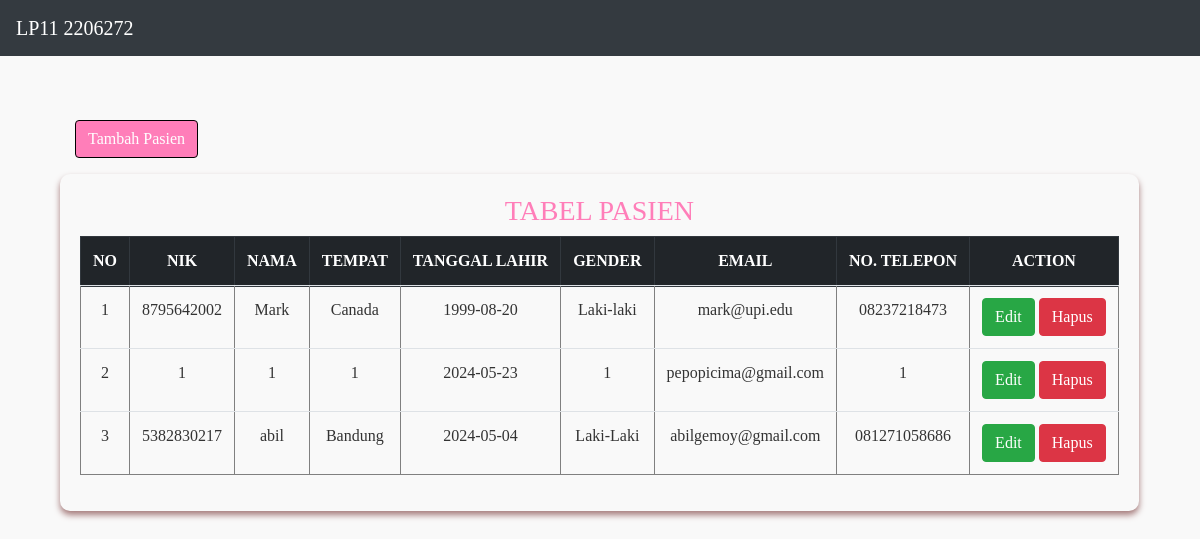
The page / on the database its author committed.
### tables this page shows
CREATE TABLE `pasien` (
  `id` int(11) NOT NULL,
  `nik` varchar(100) NOT NULL,
  `nama` varchar(100) NOT NULL,
  `tempat` varchar(100) NOT NULL,
  `tl` varchar(100) NOT NULL,
  `gender` varchar(10) NOT NULL,
  `email` varchar(100) NOT NULL,
  `telp` varchar(100) NOT NULL
);

### presenter/ProsesPasien.php (called while the page is built, shortened)
<?php
class ProsesPasien implements KontrakPresenter
{
	private $tabelpasien;
	private $data = [];
	function __construct()
    {
        try {
            $db_host = "localhost";
            $db_user = "root";
            $db_password = "";
            $db_name = "mvp_php";
            $this->tabelpasien = new TabelPasien($db_host, $db_user, $db_password, $db_name);
            $this->data = array();
        } catch (Exception $e) {
            echo "wiw error" . $e->getMessage();
        }
    }
	function prosesDataPasien()
	{
		try {
			$this->tabelpasien->open();
			$this->tabelpasien->getPasien();
			while ($row = $this->tabelpasien->getResult()) {
				$pasien = new Pasien();
				$pasien->setId($row['id']);
				$pasien->setNik($row['nik']);
				$pasien->setNama($row['nama']);
				$pasien->setTempat($row['tempat']);
				$pasien->setTl($row['tl']);
				$pasien->setGender($row['gender']);
				$pasien->setEmail($row['email']);
				$pasien->setTelp($row['telp']);
				$this->data[] = $pasien;
			}
		} catch (Exception $e) {
			 echo "wiw error part 2" . $e->getMessage();
		}
	}
	function getId($i)
	{
		return $this->data[$i]->getId();
	}
	function getNik($i)
	{
		return $this->data[$i]->getNik();
	}
	function getNama($i)
	{
		return $this->data[$i]->getNama();
	}
	function getTempat($i)
	{
		return $this->data[$i]->getTempat();
	}
	function getTl($i)
	{
		return $this->data[$i]->getTl();
	}
	function getGender($i)
	{
		return $this->data[$i]->getGender();
	}
	function getEmail($i)
	{
		return $this->data[$i]->getEmail();
	}
	function getTelp($i)
	{
		return $this->data[$i]->getTelp();
	}
	function getSize()
	{
		return sizeof($this->data);
	}
}
?>

### index.php (called while the page is built, shortened)
<?php
include("model/Template.class.php");
include("model/DB.class.php");
include("model/Pasien.class.php");
include("view/ReadPasien.php");
$tp = new ReadPasien();
$data = $tp->read();

### model/Pasien.class.php (called while the page is built)
<?php
class Pasien
{
	var $id = '';
	var $nik = '';
	var $nama = '';
	var $tempat = '';
	var $tl = '';
	var $gender = '';
	var $email = '';
	var $telp = '';
	function __construct($id = '', $nik = '', $nama = '', $tempat = '', $tl = '', $gender = '', $email = '', $telp = '')
	{
		$this->id = $id;
		$this->nik = $nik;
		$this->nama = $nama;
		$this->tempat = $tempat;
		$this->tl = $tl;
		$this->gender = $gender;
		$this->email = $email;
		$this->telp = $telp;
	}
	function setId($id)
	{
		$this->id = $id;
	}
	function setNik($nik)
	{
		$this->nik = $nik;
	}
	function setNama($nama)
	{
		$this->nama = $nama;
	}
	function setTempat($tempat)
	{
		$this->tempat = $tempat;
	}
	function setTl($tl)
	{
		$this->tl = $tl;
	}
	function setGender($gender)
	{
		$this->gender = $gender;
	}
	function setEmail($email)
	{
		$this->email = $email;
	}
	function setTelp($telp)
	{
		$this->telp = $telp;
	}
	function getId()
	{
		return $this->id;
	}
	function getNik()
	{
		return $this->nik;
	}
	function getNama()
	{
		return $this->nama;
	}
	function getTempat()
	{
		return $this->tempat;
	}
	function getTl()
	{
		return $this->tl;
	}
	function getGender()
	{
		return $this->gender;
	}
	function getEmail()
	{
		return $this->email;
	}
	function getTelp()
	{
		return $this->telp;
	}
}
?>

### model/DB.class.php (called while the page is built, shortened)
<?php
class DB
{
	var $db_host = '';
	var $db_user = '';
	var $db_password = '';
	var $db_name = '';
	var $db_link = '';
	function __construct($db_host = '', $db_user = '', $db_password = '', $db_name = '')
	{
		$this->db_host = $db_host;
		$this->db_user = $db_user;
		$this->db_password = $db_password;
		$this->db_name = $db_name;
	}
	function open()
	{
		$this->db_link = mysqli_connect($this->db_host, $this->db_user, $this->db_password, $this->db_name);
	}
	function execute($query = "")
	{
		$this->result = mysqli_query($this->db_link, $query);
		return $this->result;
	}
}

### model/TabelPasien.class.php (called while the page is built, shortened)
<?php
class TabelPasien extends DB
{
	function getPasien()
	{
		$query = "SELECT * FROM pasien";
		return $this->execute($query);
	}
}

### view/ReadPasien.php (the view, shortened to what this page needs)
<?php
include("presenter/ProsesPasien.php");
class ReadPasien implements KontrakPasienView
{
	private $prosespasien;
	function __construct()
	{
		$this->prosespasien = new ProsesPasien();
	}
	function read()
	{
		$this->prosespasien->prosesDataPasien();
		$data = null;
		for ($i = 0; $i < $this->prosespasien->getSize(); $i++) {
			$no = $i + 1;
			$data .= "<tr>
			<td>" . $no . "</td>
			<td>" . $this->prosespasien->getNik($i) . "</td>
			<td>" . $this->prosespasien->getNama($i) . "</td>
			<td>" . $this->prosespasien->getTempat($i) . "</td>
			<td>" . $this->prosespasien->getTl($i) . "</td>
			<td>" . $this->prosespasien->getGender($i) . "</td>
			<td>" . $this->prosespasien->getEmail($i) . "</td>
			<td>" . $this->prosespasien->getTelp($i) . "</td>
			<td><a href='tambah.php?id=" . $i . "'><button type='button' class='btn btn-success text-white'>Edit</button></a>
			<a href='index.php?hapus=" . $this->prosespasien->getId($i) . "'><button type='button' class='btn btn-danger'>Hapus</button></a></td>
			</tr>";
		}
	}
}

### model/Template.class.php (shortened to what this page needs)
<?php
class Template{
	var $content = '';
	function __construct($filename = ''){
		$this->content = implode('', @file($filename));
	}
	function clear(){
		$this->content = preg_replace("/DATA_[A-Z|_|0-9]+/", "", $this->content);
	}
	function write(){
		print $this->content;
	}
	function replace($old = '', $new = ''){
		if(is_int($new)){
			$value = sprintf("%d", $new);
		}elseif(is_float($new)){
			$value = sprintf("%f", $new);
		}elseif(is_array($new)){
			$value = '';
			foreach( $new as $item){
				$value .= $item. '';
			}
		}else{
			$value = $new;
		}
		$this->content = preg_replace("/$old/",  $value, $this->content);
	}
}

### rows shown on the page
pasien: no "1", nik "8795642002", nama "Mark", tempat "Canada", tl "1999-08-20", gender "Laki-laki", email "mark@upi.edu", telp "08237218473"
pasien: no "2", nik "1", nama "1", tempat "1", tl "2024-05-23", gender "1", email "pepopicima@gmail.com", telp "1"
pasien: no "3", nik "5382830217", nama "abil", tempat "Bandung", tl "2024-05-04", gender "Laki-Laki", email "abilgemoy@gmail.com", telp "081271058686"

### other values the page prints
$this->content "LP11 2206272 Tambah Pasien TABEL PASIEN NO NIK NAMA TEMPAT TANGGAL LAHIR GENDER EMAIL NO. TELEPON ACTION"
